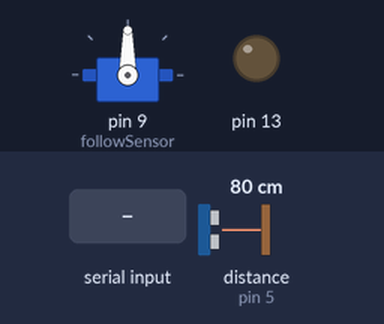
A sketch run on a simulated Arduino Uno, built with avr-gcc and run on an emulated ATmega328P. Shown: servo, output pins drawn as LEDs (lit = HIGH). Wiring (inferred from the names in the program): ultrasonic range finder: trigger pin 6; echo pin 5. Inputs (shaded band) come from the test bench; at power-on: distance to the obstacle (sensor on pin 5) 80 cm. The echo pulse lasts 58.3 µs per cm; pins used as bus, display or sensor lines are not drawn; what the sketch prints to the serial monitor is not drawn.

Above: at 1.2 s.
1.3 s: "1" received over Serial
At 1.7 s:
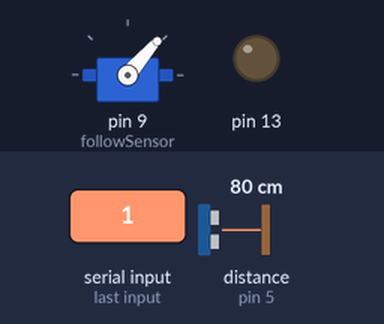
2.8 s: "0" received over Serial
At 4.1 s:
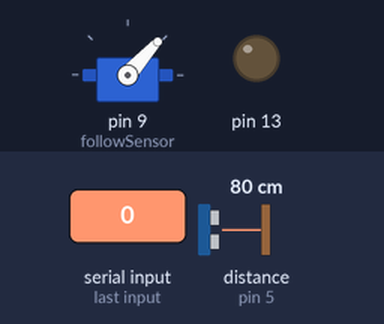
Timing chart, 0 to 5.8 s (numbered marks = the images above; inputs shaded):
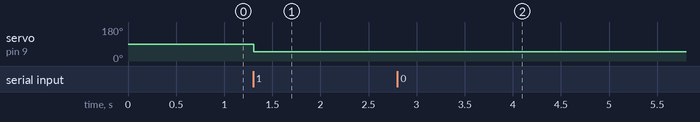

The sketch:

receiver-MimickedServoAndUlt.ino
```cpp
#include <Servo.h>

#define echoPin 5
#define trigPin 6

Servo followSensor;

int serialInput = 0;
bool returningToZero;
long duration;
int distance;

void setup() {
  pinMode(13,OUTPUT);
  pinMode(trigPin, OUTPUT);
  pinMode(echoPin, INPUT);
  Serial.begin(115200);
  followSensor.attach(9);

}

void ult(){
  digitalWrite(trigPin, LOW);
  delayMicroseconds(2);
  digitalWrite(trigPin, HIGH);
  delayMicroseconds(10);
  digitalWrite(trigPin, LOW);
  duration = pulseIn(echoPin, HIGH);
  distance = duration * 0.034 / 2;
}

void loop() {
  serialInput = Serial.read();
  Serial.println(serialInput);
  ult();

  if (serialInput != 20 and serialInput != -1 and serialInput != 1){
    if (distance >= 10){
      followSensor.write(serialInput);
    }
    else {
      digitalWrite(13,HIGH);
    }
  }
  else if (serialInput == 20 or serialInput == -1 or serialInput == 1){
    digitalWrite(13,LOW);
  }
}
```

Measured:
- after the input at 1.3 s, servo on pin 9 (followSensor): 90° → 49° at once
- after the input at 2.8 s, servo on pin 9 (followSensor): 49° → 48° at once
